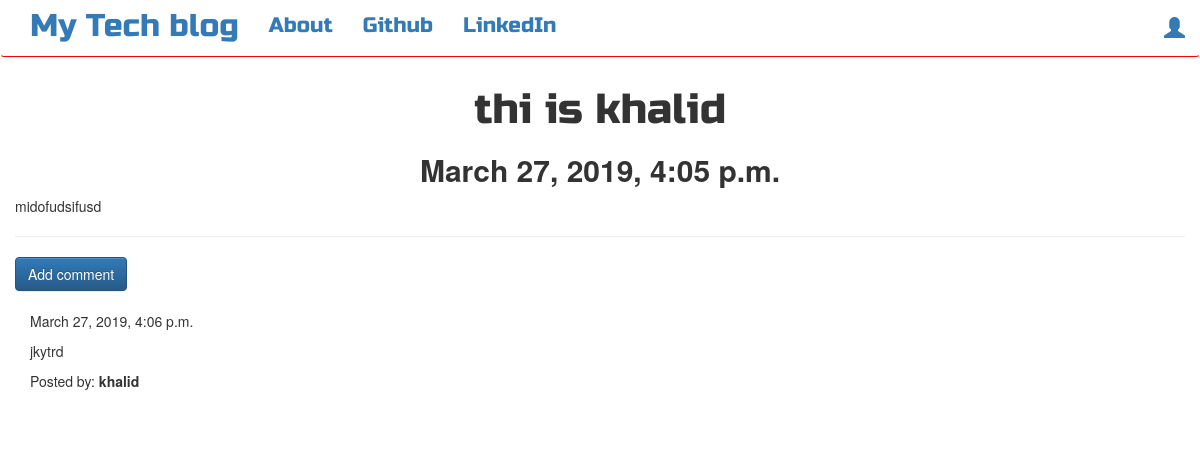
Screenshot of /post/7/ with the database file from the repository.
### bloging/models.py (models this page shows, shortened)
class Post(models.Model):
    author = models.ForeignKey(User,on_delete=models.PROTECT)
    title = models.CharField(max_length=200)
    text = models.TextField()
    created_date = models.DateTimeField(default=timezone.now)
    published_date = models.DateTimeField(blank=True, null=True)

class Comment(models.Model):
    post = models.ForeignKey('bloging.Post', related_name='comments',on_delete=models.PROTECT)
    author = models.CharField(max_length=200)
    text = models.TextField()
    created_date = models.DateTimeField(default=timezone.now)
    approved_comment = models.BooleanField(default=False)

### bloging/views.py (the view)
# urls.py: url(r'^post/(?P<pk>\d+)/$',views.PostDetailView.as_view(),name='post_detail'),
class PostDetailView(DetailView):
    model=Post

### bloging/template/bloging/post_detail.html (shortened to what this page needs)
{% extends 'bloging/base.html' %}
{% block content %}
        <h1 class='posttitle loader'>{{ post.title }}</h1>
        {% if post.published_date %}
            <div class="date postdate">
                <h2><b>{{ post.published_date }}</b></h2>
            </div>
        {% else %}
            <a class="btn btn-default" href="{% url 'post_publish' pk=post.pk %}">Publish</a>
        {% endif %}
      <p class='postcontent' >{{ post.text|safe|linebreaksbr }}</p>
  <hr>
  <a class="btn btn-primary" href="{% url 'post_comment' pk=post.pk %}" >Add comment</a>
  <div class="container">
  {% for comment in post.comments.all %}
  <br>
      {% if user.is_authenticated or comment.approved_comment %}
              {{ comment.created_date }}
          <p>{{ comment.text|safe|linebreaks }}</p>
          <p>Posted by: <strong>{{ comment.author }}</strong></p>
      {% endif %}
  {% empty %}
      <p>No comments posted.</p>
  {% endfor %}
</div>
{% endblock %}

### bloging/static/css/blog.css (style rules this page uses)
.postdate { text-align: center; }
.posttitle { font-family: 'Russo One', sans-serif; font-size: 3em; text-align: center; }
.postcontent { font-family: 'Montserrat'; font-size: 1.5em; }
.loader { filter:hue-rotate(0deg); color: linear-gradient(45deg,#0f8,#08f); animation:hue 5000ms infinite linear; }

### rows the page displays
Post: title "thi is khalid", published_date "March 27, 2019, 4:05 p.m.", text "midofudsifusd"
Comment: created_date "March 27, 2019, 4:06 p.m.", text "jkytrd", author "khalid"
